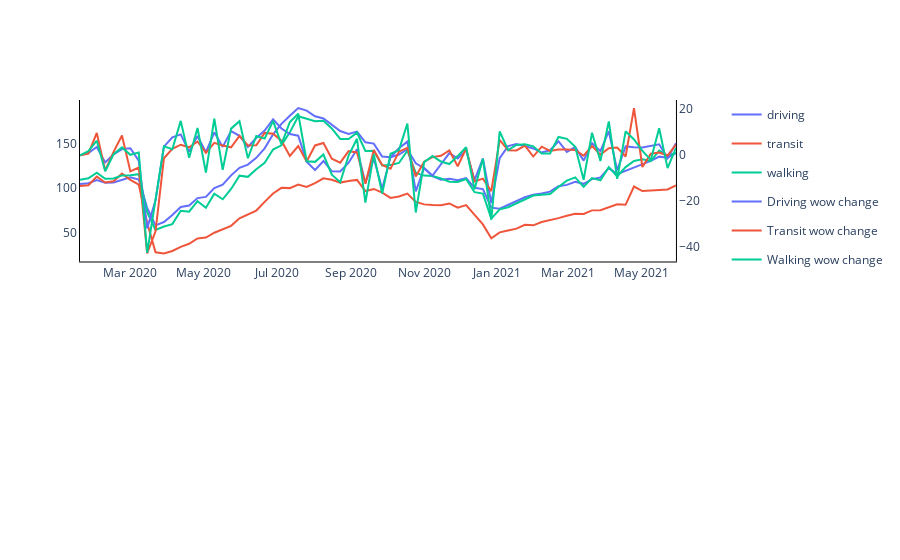

The notebook cell this image was saved under:
### Code cell
subfig = make_subplots(rows=2, specs=[[{"secondary_y": True}],
                                      [{"secondary_y": True}]])

fig = px.line(df_d, x="Date", y='mobility', color='transportation_type')
fig2 = px.line(df_d, x="Date", y='week_on_week_change', color='week_on_week_transportation_type')

fig2.update_traces(yaxis="y2")
subfig.add_traces(fig.data + fig2.data)

subfig.update_layout(
    plot_bgcolor="white",
)
subfig.update_xaxes(showline=True, linewidth=1, linecolor='black')
subfig.update_yaxes(showline=True, linewidth=1, linecolor='black')
subfig.show()
